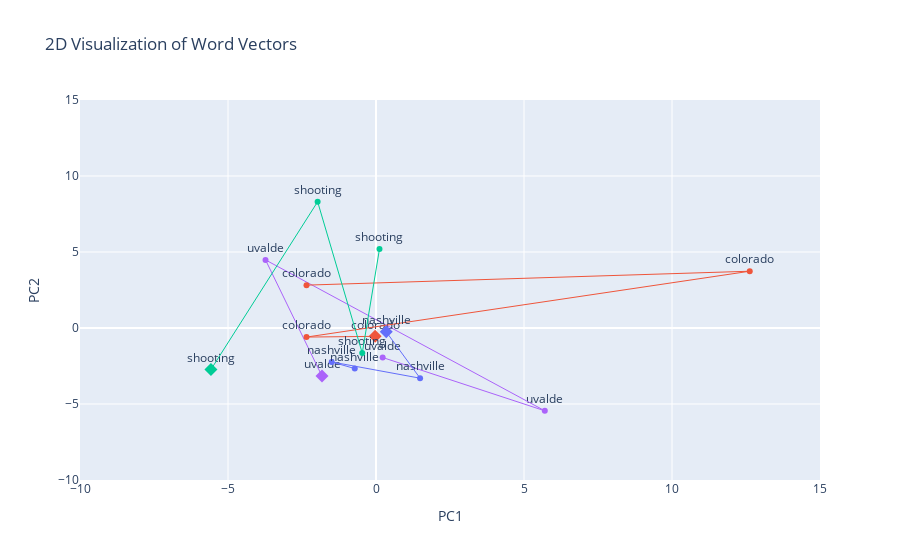

Write notebook code for a chart like this one.
### Code cell
plot_word_vectors_tppmi(tppmi_model.get_2d_representation(test_words_shootings + [target_word_shootings], use_tsne=False), range=[-10, 15]);

### Figure 1 — Plotly figure (JSON) as saved in the notebook; plotly's stock layout.template omitted (floating-point values rounded to 4 significant figures)
{"data": [{"marker": {"color": "#AB63FA"}, "mode": "markers+text", "name": "uvalde", "showlegend": false, "text": ["uvalde"], "textposition": "top center", "x": [-1.824], "y": [-3.164], "type": "scatter"}, {"marker": {"color": "#AB63FA", "size": 10, "symbol": "diamond"}, "mode": "markers", "showlegend": false, "x": [-1.824], "y": [-3.164], "type": "scatter"}, {"marker": {"color": "#AB63FA"}, "mode": "markers+text", "name": "uvalde", "showlegend": false, "text": ["uvalde"], "textposition": "top center", "x": [-3.732], "y": [4.479], "type": "scatter"}, {"line": {"color": "#AB63FA", "width": 1}, "mode": "lines", "showlegend": false, "x": [-1.824, -3.732], "y": [-3.164, 4.479], "type": "scatter"}, {"marker": {"color": "#AB63FA"}, "mode": "markers+text", "name": "uvalde", "showlegend": false, "text": ["uvalde"], "textposition": "top center", "x": [5.703], "y": [-5.448], "type": "scatter"}, {"line": {"color": "#AB63FA", "width": 1}, "mode": "lines", "showlegend": false, "x": [-3.732, 5.703], "y": [4.479, -5.448], "type": "scatter"}, {"marker": {"color": "#AB63FA"}, "mode": "markers+text", "name": "uvalde", "showlegend": false, "text": ["uvalde"], "textposition": "top center", "x": [0.225], "y": [-1.941], "type": "scatter"}, {"line": {"color": "#AB63FA", "width": 1}, "mode": "lines", "showlegend": false, "x": [5.703, 0.225], "y": [-5.448, -1.941], "type": "scatter"}, {"marker": {"color": "#EF553B"}, "mode": "markers+text", "name": "colorado", "showlegend": false, "text": ["colorado"], "textposition": "top center", "x": [-0.02895], "y": [-0.5492], "type": "scatter"}, {"marker": {"color": "#EF553B", "size": 10, "symbol": "diamond"}, "mode": "markers", "showlegend": false, "x": [-0.02895], "y": [-0.5492], "type": "scatter"}, {"marker": {"color": "#EF553B"}, "mode": "markers+text", "name": "colorado", "showlegend": false, "text": ["colorado"], "textposition": "top center", "x": [-2.347], "y": [-0.5968], "type": "scatter"}, {"line": {"color": "#EF553B", "width": 1}, "mode": "lines", "showlegend": false, "x": [-0.02895, -2.347], "y": [-0.5492, -0.5968], "type": "scatter"}, {"marker": {"color": "#EF553B"}, "mode": "markers+text", "name": "colorado", "showlegend": false, "text": ["colorado"], "textposition": "top center", "x": [12.63], "y": [3.735], "type": "scatter"}, {"line": {"color": "#EF553B", "width": 1}, "mode": "lines", "showlegend": false, "x": [-2.347, 12.63], "y": [-0.5968, 3.735], "type": "scatter"}, {"marker": {"color": "#EF553B"}, "mode": "markers+text", "name": "colorado", "showlegend": false, "text": ["colorado"], "textposition": "top center", "x": [-2.348], "y": [2.82], "type": "scatter"}, {"line": {"color": "#EF553B", "width": 1}, "mode": "lines", "showlegend": false, "x": [12.63, -2.348], "y": [3.735, 2.82], "type": "scatter"}, {"marker": {"color": "#636EFA"}, "mode": "markers+text", "name": "nashville", "showlegend": false, "text": ["nashville"], "textposition": "top center", "x": [0.3472], "y": [-0.2541], "type": "scatter"}, {"marker": {"color": "#636EFA", "size": 10, "symbol": "diamond"}, "mode": "markers", "showlegend": false, "x": [0.3472], "y": [-0.2541], "type": "scatter"}, {"marker": {"color": "#636EFA"}, "mode": "markers+text", "name": "nashville", "showlegend": false, "text": ["nashville"], "textposition": "top center", "x": [1.49], "y": [-3.302], "type": "scatter"}, {"line": {"color": "#636EFA", "width": 1}, "mode": "lines", "showlegend": false, "x": [0.3472, 1.49], "y": [-0.2541, -3.302], "type": "scatter"}, {"marker": {"color": "#636EFA"}, "mode": "markers+text", "name": "nashville", "showlegend": false, "text": ["nashville"], "textposition": "top center", "x": [-1.497], "y": [-2.234], "type": "scatter"}, {"line": {"color": "#636EFA", "width": 1}, "mode": "lines", "showlegend": false, "x": [1.49, -1.497], "y": [-3.302, -2.234], "type": "scatter"}, {"marker": {"color": "#636EFA"}, "mode": "markers+text", "name": "nashville", "showlegend": false, "text": ["nashville"], "textposition": "top center", "x": [-0.7177], "y": [-2.668], "type": "scatter"}, {"line": {"color": "#636EFA", "width": 1}, "mode": "lines", "showlegend": false, "x": [-1.497, -0.7177], "y": [-2.234, -2.668], "type": "scatter"}, {"marker": {"color": "#00CC96"}, "mode": "markers+text", "name": "shooting", "showlegend": false, "text": ["shooting"], "textposition": "top center", "x": [-5.576], "y": [-2.733], "type": "scatter"}, {"marker": {"color": "#00CC96", "size": 10, "symbol": "diamond"}, "mode": "markers", "showlegend": false, "x": [-5.576], "y": [-2.733], "type": "scatter"}, {"marker": {"color": "#00CC96"}, "mode": "markers+text", "name": "shooting", "showlegend": false, "text": ["shooting"], "textposition": "top center", "x": [-1.972], "y": [8.306], "type": "scatter"}, {"line": {"color": "#00CC96", "width": 1}, "mode": "lines", "showlegend": false, "x": [-5.576, -1.972], "y": [-2.733, 8.306], "type": "scatter"}, {"marker": {"color": "#00CC96"}, "mode": "markers+text", "name": "shooting", "showlegend": false, "text": ["shooting"], "textposition": "top center", "x": [-0.4645], "y": [-1.646], "type": "scatter"}, {"line": {"color": "#00CC96", "width": 1}, "mode": "lines", "showlegend": false, "x": [-1.972, -0.4645], "y": [8.306, -1.646], "type": "scatter"}, {"marker": {"color": "#00CC96"}, "mode": "markers+text", "name": "shooting", "showlegend": false, "text": ["shooting"], "textposition": "top center", "x": [0.1175], "y": [5.197], "type": "scatter"}, {"line": {"color": "#00CC96", "width": 1}, "mode": "lines", "showlegend": false, "x": [-0.4645, 0.1175], "y": [-1.646, 5.197], "type": "scatter"}], "layout": {"legend": {"x": 1.02, "y": 1.0}, "title": {"text": "2D Visualization of Word Vectors"}, "xaxis": {"range": [-10, 15], "title": {"text": "PC1"}}, "yaxis": {"range": [-10, 15], "title": {"text": "PC2"}}}}
